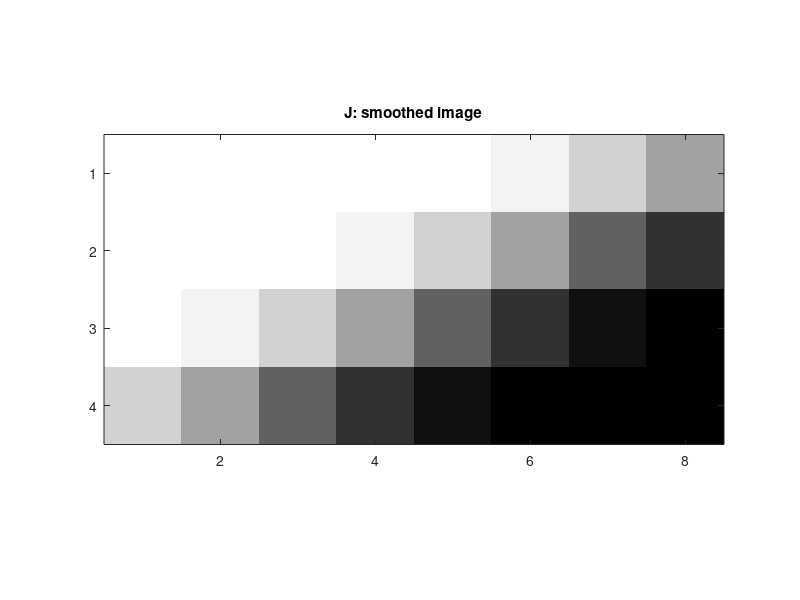

Recreate this plot in MATLAB. (Note: this script raises an error after producing the figure.)


%% Given Code

%% create an image 
% size: 6 x 10, image I with boundaries for proper convolution operation
A = [ones(1,10); [ones(1,9),zeros(1,1)]; [ones(1,7),zeros(1,3)];...
    [ones(1,5),zeros(1,5)]; [ones(1,3),zeros(1,7)];[ones(1,1),zeros(1,9)]];

%% smoothing kernel
smoothk = [0.25, 0.5, 0.25];

%% image I is the center portion of the image A, remove the boundary
I = A(2:end-1,2:end-1); % trim 1 pixel border from edges

%% compute smoothed version of the image AA, low pass
AA = conv2(A,smoothk,'same'); % smooth in x direction
AA = conv2(AA,smoothk','same'); % smooth in y direction

J = AA(2:end-1,2:end-1);

figure(2);clf;imagesc(J);colormap(gray);axis image; title('J: smoothed image')

cannyEdge(J)
